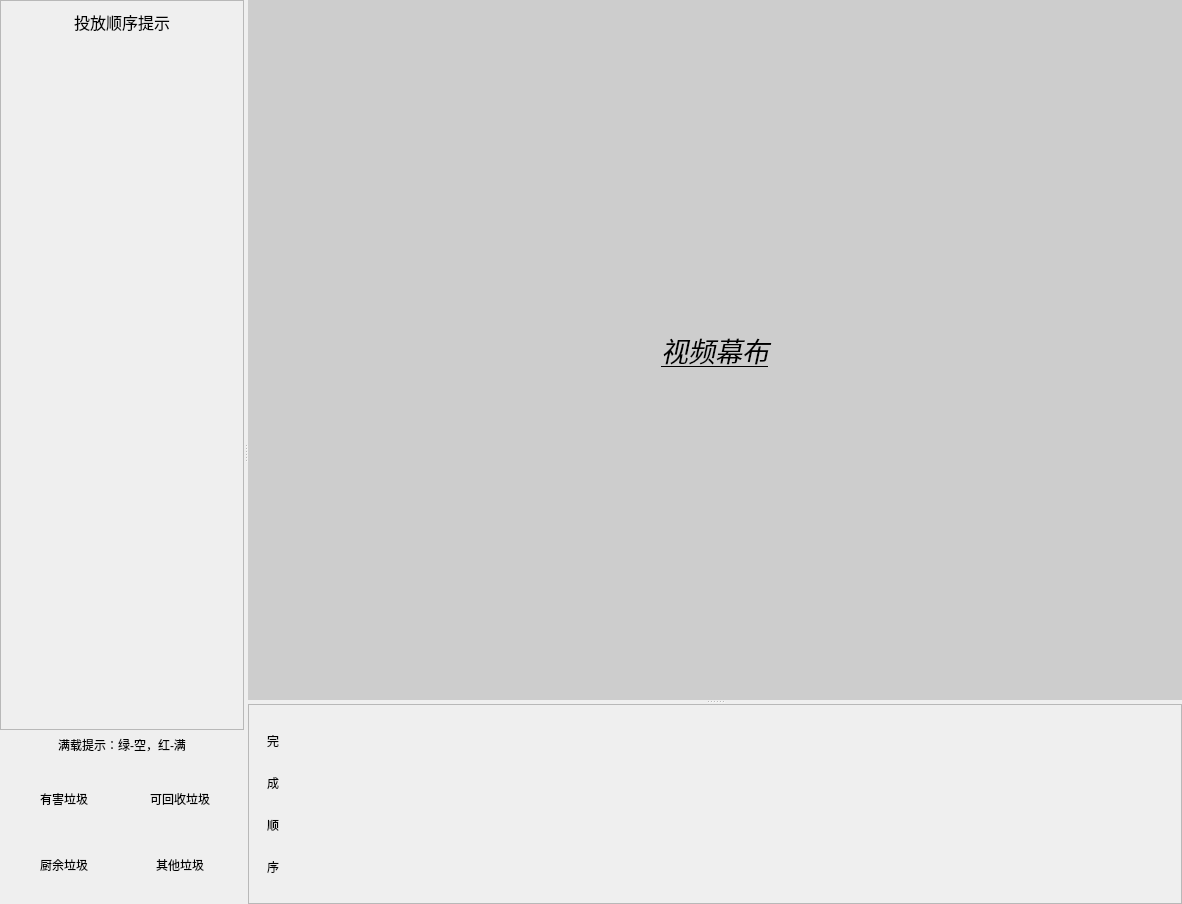
<?xml version="1.0" encoding="UTF-8"?>
<ui version="4.0">
 <class>Form</class>
 <widget class="QWidget" name="Form">
  <property name="geometry">
   <rect>
    <x>0</x>
    <y>0</y>
    <width>1182</width>
    <height>904</height>
   </rect>
  </property>
  <property name="windowTitle">
   <string>Form</string>
  </property>
  <property name="toolTip">
   <string>实时演示</string>
  </property>
  <property name="styleSheet">
   <string notr="true">/*#left_widget{
	background-color:#c1c1c1;
}*/

QWidget #view_widget{
	background-color:#cdcdcd;
}
QLabel[isFullLabel=true]{/*满载提示统一设置*/
	background-color:rgb(55,173,107);
	color:white;
	font:bold;
	font-size:25px;
}
QLabel[isFulled=true]{/*满载变红*/
	background-color:#c93756;
}</string>
  </property>
  <layout class="QHBoxLayout" name="horizontalLayout">
   <property name="leftMargin">
    <number>0</number>
   </property>
   <property name="topMargin">
    <number>0</number>
   </property>
   <property name="rightMargin">
    <number>0</number>
   </property>
   <property name="bottomMargin">
    <number>0</number>
   </property>
   <item>
    <widget class="QSplitter" name="splitter">
     <property name="lineWidth">
      <number>0</number>
     </property>
     <property name="orientation">
      <enum>Qt::Horizontal</enum>
     </property>
     <widget class="QWidget" name="left_widget" native="true">
      <property name="minimumSize">
       <size>
        <width>50</width>
        <height>50</height>
       </size>
      </property>
      <property name="maximumSize">
       <size>
        <width>350</width>
        <height>16777215</height>
       </size>
      </property>
      <layout class="QVBoxLayout" name="verticalLayout_2" stretch="9">
       <property name="leftMargin">
        <number>0</number>
       </property>
       <property name="topMargin">
        <number>0</number>
       </property>
       <property name="rightMargin">
        <number>0</number>
       </property>
       <property name="bottomMargin">
        <number>0</number>
       </property>
       <item>
        <widget class="QWidget" name="widget" native="true">
         <layout class="QVBoxLayout" name="verticalLayout_7" stretch="13,3">
          <property name="leftMargin">
           <number>0</number>
          </property>
          <property name="topMargin">
           <number>0</number>
          </property>
          <property name="rightMargin">
           <number>0</number>
          </property>
          <property name="bottomMargin">
           <number>0</number>
          </property>
          <item>
           <widget class="QScrollArea" name="image_scroll">
            <property name="toolTip">
             <string>预备投放顺序提示</string>
            </property>
            <property name="widgetResizable">
             <bool>true</bool>
            </property>
            <widget class="QWidget" name="scrollAreaWidgetContents">
             <property name="geometry">
              <rect>
               <x>0</x>
               <y>0</y>
               <width>333</width>
               <height>725</height>
              </rect>
             </property>
             <layout class="QVBoxLayout" name="verticalLayout_4">
              <item>
               <widget class="QLabel" name="image_scroll_label">
                <property name="font">
                 <font>
                  <pointsize>12</pointsize>
                  <italic>false</italic>
                  <underline>false</underline>
                 </font>
                </property>
                <property name="text">
                 <string>投放顺序提示</string>
                </property>
                <property name="alignment">
                 <set>Qt::AlignCenter</set>
                </property>
               </widget>
              </item>
              <item>
               <spacer name="image_scroll_spacer">
                <property name="orientation">
                 <enum>Qt::Vertical</enum>
                </property>
                <property name="sizeHint" stdset="0">
                 <size>
                  <width>20</width>
                  <height>663</height>
                 </size>
                </property>
               </spacer>
              </item>
             </layout>
            </widget>
           </widget>
          </item>
          <item>
           <widget class="QWidget" name="widget_4" native="true">
            <layout class="QVBoxLayout" name="verticalLayout_3" stretch="1,9">
             <property name="leftMargin">
              <number>0</number>
             </property>
             <property name="topMargin">
              <number>0</number>
             </property>
             <property name="rightMargin">
              <number>0</number>
             </property>
             <property name="bottomMargin">
              <number>0</number>
             </property>
             <item>
              <widget class="QLabel" name="label_6">
               <property name="text">
                <string>满载提示：绿-空，红-满</string>
               </property>
               <property name="alignment">
                <set>Qt::AlignCenter</set>
               </property>
              </widget>
             </item>
             <item>
              <widget class="QWidget" name="widget_2" native="true">
               <property name="toolTip">
                <string>满载提示区域</string>
               </property>
               <layout class="QGridLayout" name="gridLayout">
                <item row="0" column="0">
                 <widget class="QLabel" name="fullLoad_harmful">
                  <property name="text">
                   <string>有害垃圾</string>
                  </property>
                  <property name="alignment">
                   <set>Qt::AlignCenter</set>
                  </property>
                  <property name="isFullLabel" stdset="0">
                   <bool>true</bool>
                  </property>
                  <property name="isFulled" stdset="0">
                   <bool>false</bool>
                  </property>
                 </widget>
                </item>
                <item row="1" column="1">
                 <widget class="QLabel" name="fullLoad_general">
                  <property name="text">
                   <string>其他垃圾</string>
                  </property>
                  <property name="alignment">
                   <set>Qt::AlignCenter</set>
                  </property>
                  <property name="isFullLabel" stdset="0">
                   <bool>true</bool>
                  </property>
                  <property name="isFulled" stdset="0">
                   <bool>true</bool>
                  </property>
                 </widget>
                </item>
                <item row="0" column="1">
                 <widget class="QLabel" name="fullLoad_recycle">
                  <property name="styleSheet">
                   <string notr="true"/>
                  </property>
                  <property name="text">
                   <string>可回收垃圾</string>
                  </property>
                  <property name="alignment">
                   <set>Qt::AlignCenter</set>
                  </property>
                  <property name="isFullLabel" stdset="0">
                   <bool>true</bool>
                  </property>
                  <property name="isFulled" stdset="0">
                   <bool>false</bool>
                  </property>
                 </widget>
                </item>
                <item row="1" column="0">
                 <widget class="QLabel" name="fullLoad_kitchen">
                  <property name="text">
                   <string>厨余垃圾</string>
                  </property>
                  <property name="alignment">
                   <set>Qt::AlignCenter</set>
                  </property>
                  <property name="isFullLabel" stdset="0">
                   <bool>true</bool>
                  </property>
                  <property name="isFulled" stdset="0">
                   <bool>false</bool>
                  </property>
                 </widget>
                </item>
               </layout>
              </widget>
             </item>
            </layout>
           </widget>
          </item>
         </layout>
        </widget>
       </item>
      </layout>
     </widget>
     <widget class="QWidget" name="right_widget" native="true">
      <property name="minimumSize">
       <size>
        <width>200</width>
        <height>50</height>
       </size>
      </property>
      <layout class="QVBoxLayout" name="verticalLayout">
       <property name="leftMargin">
        <number>0</number>
       </property>
       <property name="topMargin">
        <number>0</number>
       </property>
       <property name="rightMargin">
        <number>0</number>
       </property>
       <property name="bottomMargin">
        <number>0</number>
       </property>
       <item>
        <widget class="QSplitter" name="splitter_2">
         <property name="orientation">
          <enum>Qt::Vertical</enum>
         </property>
         <widget class="QWidget" name="view_widget" native="true">
          <property name="toolTip">
           <string>实时演示</string>
          </property>
          <layout class="QHBoxLayout" name="horizontalLayout_2">
           <item>
            <widget class="QLabel" name="work_screen">
             <property name="font">
              <font>
               <pointsize>20</pointsize>
               <italic>true</italic>
               <underline>true</underline>
              </font>
             </property>
             <property name="text">
              <string>视频幕布</string>
             </property>
             <property name="alignment">
              <set>Qt::AlignCenter</set>
             </property>
            </widget>
           </item>
          </layout>
         </widget>
         <widget class="QWidget" name="terminal_widget" native="true">
          <property name="maximumSize">
           <size>
            <width>16777215</width>
            <height>200</height>
           </size>
          </property>
          <property name="toolTip">
           <string>投放信息提示区域</string>
          </property>
          <layout class="QVBoxLayout" name="verticalLayout_5">
           <item>
            <widget class="QScrollArea" name="throw_scroll">
             <property name="maximumSize">
              <size>
               <width>16777215</width>
               <height>16777215</height>
              </size>
             </property>
             <property name="widgetResizable">
              <bool>true</bool>
             </property>
             <widget class="QWidget" name="scrollAreaWidgetContents_2">
              <property name="geometry">
               <rect>
                <x>0</x>
                <y>0</y>
                <width>812</width>
                <height>172</height>
               </rect>
              </property>
              <layout class="QHBoxLayout" name="horizontalLayout_3">
               <item>
                <widget class="QWidget" name="widget_3" native="true">
                 <layout class="QVBoxLayout" name="verticalLayout_6">
                  <item>
                   <widget class="QLabel" name="label">
                    <property name="text">
                     <string>完</string>
                    </property>
                   </widget>
                  </item>
                  <item>
                   <widget class="QLabel" name="label_2">
                    <property name="text">
                     <string>成</string>
                    </property>
                   </widget>
                  </item>
                  <item>
                   <widget class="QLabel" name="label_3">
                    <property name="text">
                     <string>顺</string>
                    </property>
                   </widget>
                  </item>
                  <item>
                   <widget class="QLabel" name="label_5">
                    <property name="text">
                     <string>序</string>
                    </property>
                   </widget>
                  </item>
                 </layout>
                </widget>
               </item>
               <item>
                <spacer name="horizontalSpacer">
                 <property name="orientation">
                  <enum>Qt::Horizontal</enum>
                 </property>
                 <property name="sizeHint" stdset="0">
                  <size>
                   <width>730</width>
                   <height>17</height>
                  </size>
                 </property>
                </spacer>
               </item>
              </layout>
             </widget>
            </widget>
           </item>
          </layout>
         </widget>
        </widget>
       </item>
      </layout>
     </widget>
    </widget>
   </item>
  </layout>
 </widget>
 <resources/>
 <connections/>
</ui>
